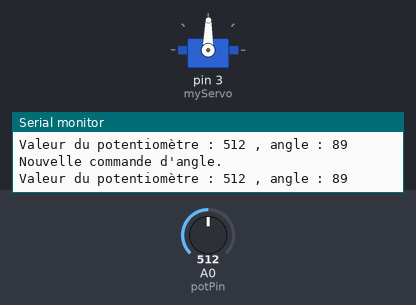
This program was run on a simulated Arduino Mega 2560, built with avr-gcc and run on an emulated ATmega2560. On the bench: servo, the last lines printed to the serial monitor. Inputs (shaded band) come from the test bench; at power-on: A0 (potPin) = 512.

Above: at 3.3 s.
3.4 s: A0 (potPin) set to 716
At 5.9 s:
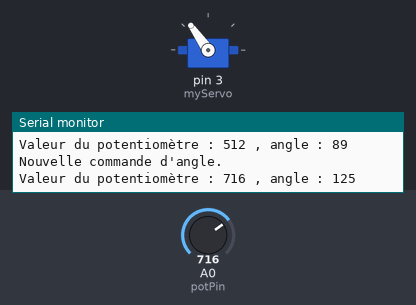
6.7 s: A0 (potPin) set to 900
At 8.3 s:
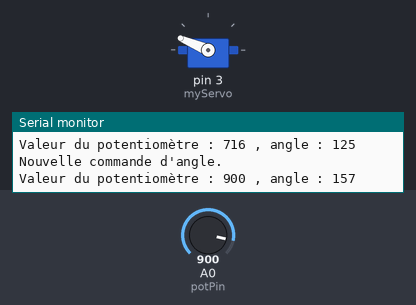
10.0 s: A0 (potPin) set to 1023
At 10.7 s:
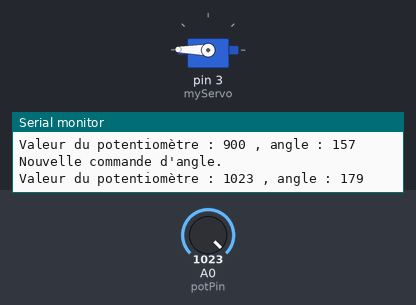
13.3 s: A0 (potPin) set to 306
At 15.5 s:
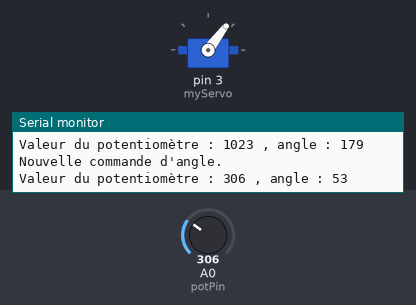
16.6 s: A0 (potPin) set to 169
At 17.9 s:
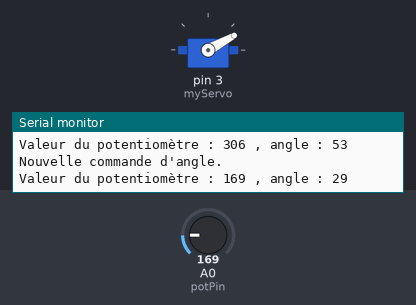
19.9 s: A0 (potPin) set to 511
At 21.5 s:
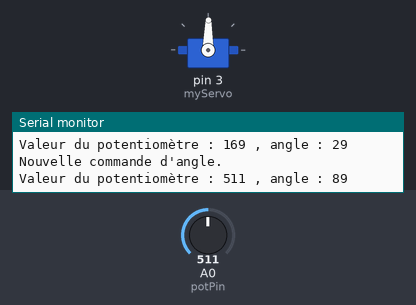
Timing chart, 0 to 23.0 s (numbered marks = the images above; inputs shaded):
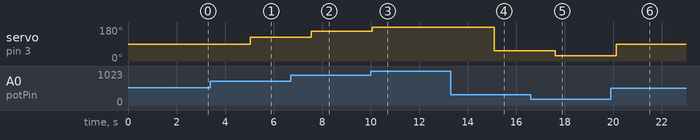

Measured:
- after the input at 3.4 s, servo on pin 3 (myServo): 89° → 125° after 1.6 s
- after the input at 6.7 s, servo on pin 3 (myServo): 125° → 157° after 0.85 s
- after the input at 10.0 s, servo on pin 3 (myServo): 157° → 179° after 0.07 s
- after the input at 13.3 s, servo on pin 3 (myServo): 179° → 53° after 1.8 s
- after the input at 16.6 s, servo on pin 3 (myServo): 53° → 29° after 1.0 s
- after the input at 19.9 s, servo on pin 3 (myServo): 29° → 89° after 0.22 s

The program:

main.cpp
```cpp
/*
  Commande Servo Moteur MG 995

  Programme Basique sur Arduino Mega.
  IDE Visual Studio Code 1.95.3

  Constituants :
    - servo moteur MG 995
    - Potentiomètre

    Version 1 : 19/11/2024
    Benoit Borek
  */

#include <Arduino.h>
#include <Servo.h> //Inclusion de la bibliothèque pour commander plus facilement le servo moteur.

Servo myServo; // Attribution du nom "Servo" à "myServo".

int const potPin = A0; // Attribution de la valeur A0 qui est la broche Arduino relié au curseur du potentiomètre.

int potVal; // Création de l'entier potVal qui contiendra la valeur analogique du curseur du potentiomètre.

int angle; // Création de l'entier angle qui contiendra l'angle convertie pour le servo moteur.


int const Angle_Mini = 0; // Création de la constante entière qui sera l'angle minimum dans lequel le servo moteur pourra se positionner.
int const Angle_Max = 179; // Création de la constante entière qui sera l'angle maximum dans lequel le servo moteur pourra se positionner.


void setup() {
  pinMode(3, OUTPUT); // Déclaration du pin 3 en output pour dire à l'arduino que l'on va envoyer une tension et non en recevoir.
  myServo.attach(3); // Déclaration du pin 3 comme le pin relié à la borne MLI du servo moteur.


  Serial.begin(9600); // Initialisation la communication PC <---> Arduino.
}

void loop() {
  Serial.println("");
  Serial.println("Nouvelle commande d'angle."); // Affiche dans le moniteur série qu'une nouvelle angle sera envoyée.
  Serial.println("");

  potVal = analogRead(potPin); // Attribution de la valeur analogique lu à l'entier "potVal".
  Serial.print("Valeur du potentiomètre : ");
  Serial.print(potVal); // Affiche dans le moniteur série la valeur analogique

  angle = map(potVal, 0, 1023, Angle_Mini, Angle_Max); // Conversion de la valeur analogique en angle en respectant l'angle mini et l'angle max
  Serial.print(" , angle : ");
  Serial.println(angle); // Affiche dans le moniteur série l'angle convertie
  myServo.write(angle); // Envoi l'angle au servo moteur.
  delay(2500); // Pause de 2.5 secondes.

}
```
